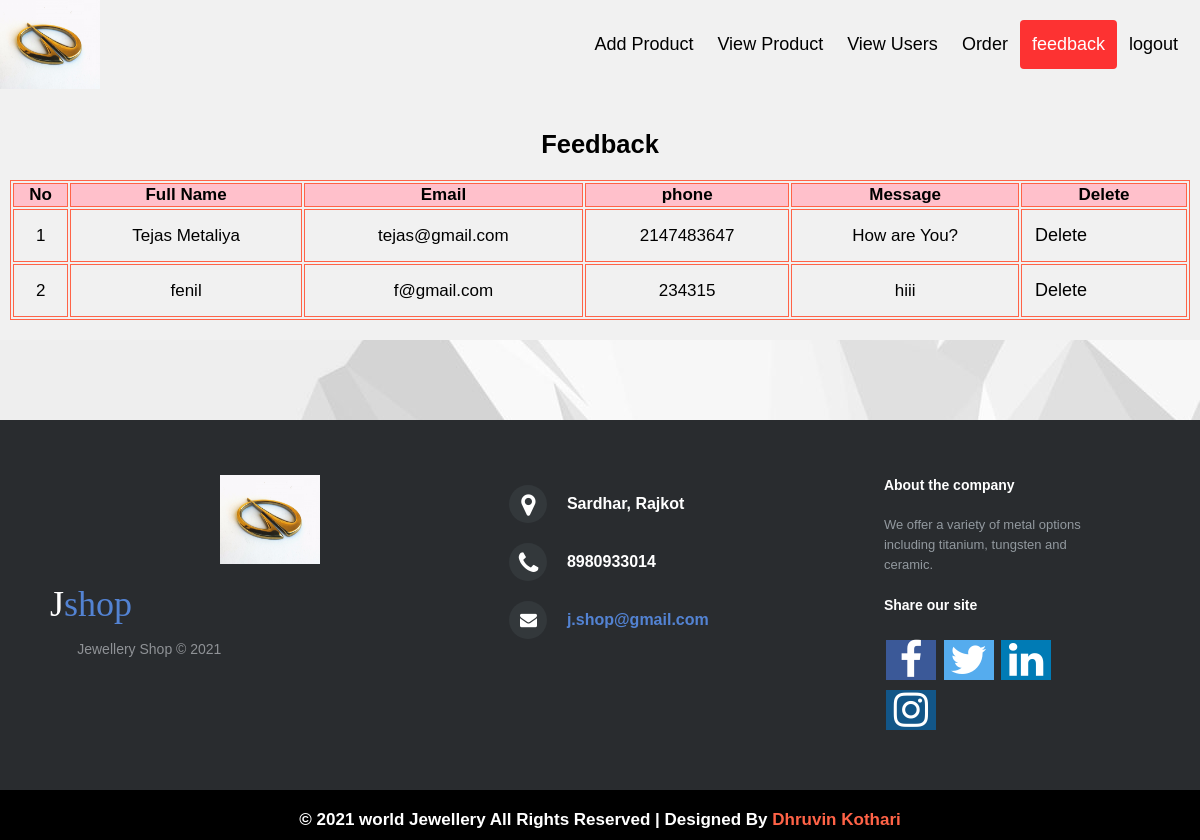
Page /feedback.php on the committed database.
### tables this page shows
CREATE TABLE `contact` (
  `no` int(10) NOT NULL,
  `fname` varchar(80) NOT NULL,
  `email` varchar(40) NOT NULL,
  `phone` int(10) NOT NULL,
  `message` varchar(300) NOT NULL
);

### feedback.php (the view, shortened to what this page needs)
<!DOCTYPE html>
<html>
<head>
<link rel="stylesheet" href="https://cdnjs.cloudflare.com/ajax/libs/font-awesome/4.7.0/css/font-awesome.min.css">
	<link rel="stylesheet" href="css/index.css">
	<link rel="stylesheet" href="style.css">
<link rel="stylesheet" type="text/css" href="css/style.css" />
<link rel="stylesheet" type="text/css" href="engine1/style.css" />
</head>
	<body>
	<div class="head">
					<img src="image/logo.jpg" height="45px" alt="logo" />
	<div class="header">
  <div class="header-right">
    <a href="master.php">Add Product</a>
	<a href="viewproduct.php">View Product</a>
	<a href="viewuser.php">View Users</a>
    <a href="neworder.php">Order</a>
    <a class="active" href="feedback.php">feedback</a>
	<a href="index.php">logout</a>
  </div>
  </div>
</div>
	<div class="header">
		<center><h2>Feedback</h2>
		<form name="f1" method="post">
		<?php
					$con= mysqli_connect("localhost","root","","jshop");
					$query = "select * from contact";
					$result = mysqli_query($con,$query);
		?>
		<table align="center" border="1" bordercolor="tomato" width="100%">
			<tr bgcolor="pink" align="center">
				<td><b>No</b></td>
				<td><b>Full Name</b></td>
				<td><b>Email</b></td>
				<td><b>phone</b></td>
				<td><b>Message</b></td>
				<td><b>Delete</b></td>
			</tr>
				<?php
					while($row=mysqli_fetch_array($result))
					{
						echo "<tr align='center'>";
						echo "<td>".$row["no"]."</td>";
						echo "<td>".$row["fname"]."</td>";
						echo "<td>".$row["email"]."</td>";
						echo "<td>".$row["phone"]."</td>";
						echo "<td>".$row["message"]."</td>";
						echo "<td><a href='feedback.php?no=".$row['no']."'>Delete</a></td>";
						echo "</tr>";
					}
				?>
		</table>
		</form>
		</center>
	</div>
	<?php include("footer.php");?>
	</body>
</html>

### css/index.css (style rules this page uses)
* { box-sizing: border-box; }
body { margin: 0; font-family: Arial, Helvetica, sans-serif; }
.header { overflow: hidden; background-color: #f1f1f1; padding: 20px 10px; }
.header a { float: left; color: black; text-align: center; padding: 12px; text-decoration: none; font-size: 18px; line-height: 25px; border-radius: 4px; }
.header a.active { background-color: #FD3232; color: white; }
.header-right { float: right; }

### style.css (style rules this page uses)
body { margxin: 0; font-family: Arial; font-size: 17px; }

### feedback.php (style rules this page uses)
body { background-image:url("image/cate.jpg"); background-repeat:repeat-x; }
.head img { float: left; width: 100px; height: 89px; background: #555; }

### rows in the picture
contact: no "1", fname "Tejas Metaliya", email "tejas@gmail.com", phone "2147483647", message "How are You?"
contact: no "2", fname "fenil", email "f@gmail.com", phone "234315", message "hiii"
